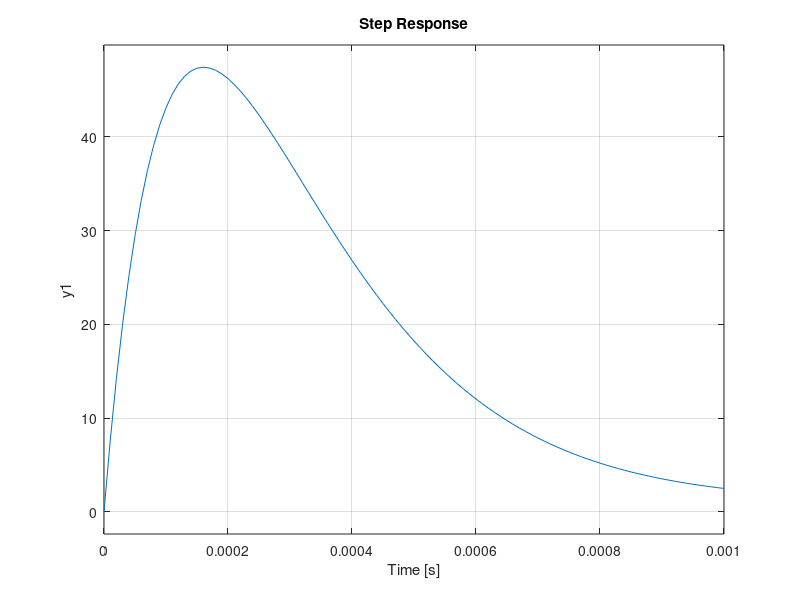

This chart was generated by the following MATLAB code: (Note: this script raises an error after producing the figure.)
%clear

Fig1 = 3;


% Power supply TF
w = 2 * pi * 7.8;
sys = tf(1,[1/w 1]);
%bode(H)



%%%%%%%%%%%%%%%%%%%%%%%%%%%%%%%%%%
% Compensation Transfer Function %
%%%%%%%%%%%%%%%%%%%%%%%%%%%%%%%%%%

% The inverse system
Fc = 2 * pi * 1000;      % High frequency poles for the compensation
sysinv = tf([1/w 1], conv([1/Fc 1],[1/Fc 1]));
sysinv1 = sysinv;

% Add a pole (sample rate & compensation)
%wc = 2 * pi * 10;
%sysinv = sysinv * tf(1, [1/wc 1]);

figure(20);
step(sysinv);
%bode(sysinv1, sysinv);


% May want to low pass the command but don't add phase delay
tt = 0:1/4000:.1;
%[x1,t1] = step(sysinv, tt);
x = sin(2*pi*200*tt);
[x1,t1] = lsim(sysinv, x, tt);

%[b,a] = butter(5, .02, 'low');
[b,a] = fir1(20, .1);
x2 = filtfilt(b, a, x1);

%decfactor = 25;
%x3 = decimate(x1, decfactor, 20,'fir');

clf reset
plot(t1, [x1(:) x2(:)]);
%hold on
%plot(t1(1:decfactor:end), x3, '.-r');


% Input
t = 0:.01:1;
QFcommand = square(2*pi*1.5*t);
QFcommand = -1*QFcommand;
QFcommand = QFcommand - QFcommand(1);
plot(t,QFcommand);


% Simulate the power supply response
[QFcomp, t1, x1] = lsim(sysinv, QFcommand, t); 

% Simulate the power supply response
[QFoutput, t1, x1] = lsim(sys, QFcomp(2:end), t);
%[QFoutput, t1, x1] = lsim(sys, QFcomp(2:end), t(2:end));
%QFoutput(end+1) = 0;

% Simulate the power supply response
[QFtotal, t1, x1] = lsim(sys*sysinv, QFcomp, t); 



figure(Fig1);
clf reset
%subplot(2,1,1);
plot(t, [QFcommand(:) QFcomp(:) QFoutput(:) QFtotal(:)], '.-');
legend('QFcommand', 'QFcompensation', 'QFoutput', 't',0);
axis tight;




% subplot(2,1,2);
% plot(t, QFratio);
% hold on
% plot([min(t) max(t)],[.520 .520],':r');
% hold off
% ylabel('QF/BEND (Goal .520)');
% axis tight;
% %yaxis([.45 .6]);
% grid on;
% 
% 
% % Base on time
% [tmp, i2]   = max(find(t < .0177));
% [tmp, i100] = max(find(t < .4135));
% Index = linspace(i2,i100,100);
% dIndex = round(mean(diff(Index)));
% Index = dIndex*(0:length(Index)-1)+Index(1);
% 
% 
% % Put the waveform to track through the inverse system
% [dQFcommand, tinv, xinv] = lsim(sysinv, BEND.*(.520-QFratio), t);
% [dQDcommand, tinv, xinv] = lsim(sysinv, BEND.*(.535-QDratio), t);
% 
% [dQFcommandILC, tinv, xinv] = lsim(sysinv, BEND(Index).*(.520-QFratio(Index)), t(Index));
% [dQDcommandILC, tinv, xinv] = lsim(sysinv, BEND(Index).*(.535-QDratio(Index)), t(Index));
% 
% 
% % Simulate on 4096 point wave form
% dQFcommand = dQFcommand * 0;
% for i = 0:dIndex-1
%     %dQFcommand(Index+i) = dQFcommandILC;
%     dQFcommand(Index+i-dIndex) = dQFcommandILC;
% end
% 
% 
% % % May want to low pass the command but don't add phase delay
% % [b,a] = butter(5,.2);
% % dQFcommand1 = filtfilt(b, a, dQFcommand);
% 
% 
% % Simulate the result
% [QFsim, t1, x1] = lsim(sys, dQFcommand, t);
% [QDsim, t1, x1] = lsim(sys, dQDcommand, t);
% 
% 
% 
% figure(Fig1);
% subplot(4,1,3);
% plot(t,[(QFratio-.520) dQFcommand./BEND QFsim./BEND (QFratio-.520)+QFsim./BEND]);
% ylabel('QF/BEND Error');
% legend('QF/BEND-.520', '\DeltaQFcommand/BEND', '\DeltaQFsim/BEND', 'QF/BEND-.520+\DeltaQFsim/BEND', 0); %'Location', 'SouthWest');
% axis tight;
% %yaxis([-.1 .1]);
% 
% subplot(4,1,4);
% plot(t, dQFcommand);
% hold on
% plot(t(Index), dQFcommand(Index), '.');
% ylabel('\DeltaQF [Amps]');
% xlabel('Time [Seconds]');
% axis tight;
% %yaxis([-20 20]);
% grid on;
% 
